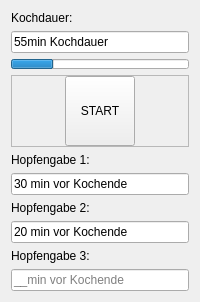
           <widget class="QWidget" name="widget_2" native="true">
            <property name="statusTip">
             <string>statusTip</string>
            </property>
            <property name="whatsThis">
             <string>whatsThis</string>
            </property>
            <layout class="QGridLayout" name="gridLayout_7">
             <item row="5" column="0">
              <widget class="QLineEdit" name="lineEdit_2">
               <property name="text">
                <string>30 min vor Kochende</string>
               </property>
               <property name="placeholderText">
                <string>__min vor Kochende</string>
               </property>
              </widget>
             </item>
             <item row="4" column="0">
              <widget class="QLabel" name="label_4">
               <property name="text">
                <string>Hopfengabe 1:</string>
               </property>
              </widget>
             </item>
             <item row="7" column="0">
              <widget class="QLineEdit" name="lineEdit_3">
               <property name="text">
                <string>20 min vor Kochende</string>
               </property>
               <property name="placeholderText">
                <string>__min vor Kochende</string>
               </property>
              </widget>
             </item>
             <item row="6" column="0">
              <widget class="QLabel" name="label_5">
               <property name="text">
                <string>Hopfengabe 2:</string>
               </property>
              </widget>
             </item>
             <item row="8" column="0">
              <widget class="QLabel" name="label_6">
               <property name="text">
                <string>Hopfengabe 3:</string>
               </property>
              </widget>
             </item>
             <item row="0" column="0">
              <widget class="QLabel" name="label_3">
               <property name="text">
                <string>Kochdauer:</string>
               </property>
              </widget>
             </item>
             <item row="9" column="0">
              <widget class="QLineEdit" name="lineEdit_4">
               <property name="placeholderText">
                <string>__min vor Kochende</string>
               </property>
              </widget>
             </item>
             <item row="1" column="0">
              <widget class="QLineEdit" name="lineEdit">
               <property name="text">
                <string>55min Kochdauer</string>
               </property>
              </widget>
             </item>
             <item row="3" column="0">
              <widget class="QFrame" name="frame">
               <property name="frameShape">
                <enum>QFrame::StyledPanel</enum>
               </property>
               <property name="frameShadow">
                <enum>QFrame::Raised</enum>
               </property>
               <layout class="QHBoxLayout" name="horizontalLayout_12">
                <property name="spacing">
                 <number>0</number>
                </property>
                <property name="leftMargin">
                 <number>0</number>
                </property>
                <property name="topMargin">
                 <number>0</number>
                </property>
                <property name="rightMargin">
                 <number>0</number>
                </property>
                <property name="bottomMargin">
                 <number>0</number>
                </property>
                <item>
                 <widget class="QPushButton" name="pushButton">
                  <property name="sizePolicy">
                   <sizepolicy hsizetype="Fixed" vsizetype="Fixed">
                    <horstretch>0</horstretch>
                    <verstretch>0</verstretch>
                   </sizepolicy>
                  </property>
                  <property name="minimumSize">
                   <size>
                    <width>70</width>
                    <height>70</height>
                   </size>
                  </property>
                  <property name="maximumSize">
                   <size>
                    <width>70</width>
                    <height>70</height>
                   </size>
                  </property>
                  <property name="text">
                   <string>START</string>
                  </property>
                 </widget>
                </item>
               </layout>
              </widget>
             </item>
             <item row="2" column="0">
              <widget class="QProgressBar" name="progressBar_2">
               <property name="maximumSize">
                <size>
                 <width>16777215</width>
                 <height>10</height>
                </size>
               </property>
               <property name="value">
                <number>24</number>
               </property>
               <property name="textVisible">
                <bool>false</bool>
               </property>
              </widget>
             </item>
            </layout>
           </widget>
